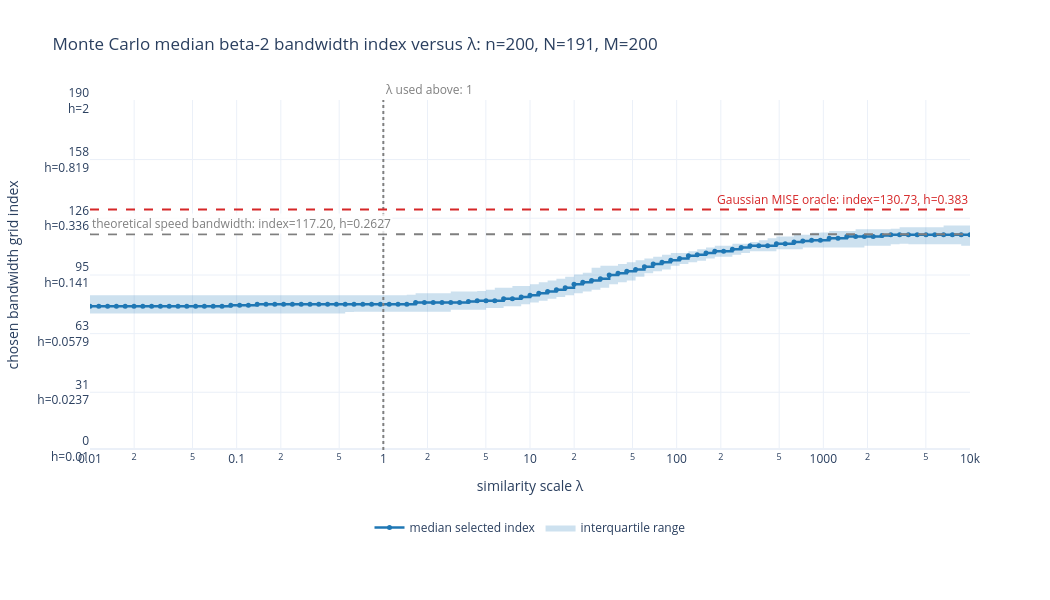

The code cell stored with this chart in its notebook:
### Code cell
stationary_example_mc_oracle_index = float(
    np.interp(
        np.log(stationary_example_oracle_h),
        stationary_example_log_bandwidth_grid,
        stationary_example_index_grid,
    )
)
stationary_example_mc_oracle_paper_y = (
    stationary_example_mc_oracle_index + 0.5
) / stationary_example_N
stationary_example_mc_h_speed_paper_y = (
    stationary_example_h_speed_index + 0.5
) / stationary_example_N
stationary_example_mc_tick_indices = np.unique(
    np.linspace(
        0, stationary_example_N - 1, 7, dtype=int
    )
)
stationary_example_mc_tick_labels = [
    f"{index}<br>h={stationary_example_grid[index]:.3g}"
    for index in stationary_example_mc_tick_indices
]

stationary_example_mc_figure = go.Figure()
stationary_example_mc_figure.add_trace(
    go.Scatter(
        x=stationary_example_lambda_values,
        y=stationary_example_mc_q25_indices,
        customdata=stationary_example_mc_q25_bandwidths,
        mode="lines",
        line=dict(color="rgba(31,119,180,0)", shape="hv"),
        name="25th percentile",
        showlegend=False,
        hovertemplate=(
            "λ=%{x:.6g}"
            "<br>25th-percentile index=%{y:.3g}"
            "<br>corresponding h=%{customdata:.6g}<extra></extra>"
        ),
    )
)
stationary_example_mc_figure.add_trace(
    go.Scatter(
        x=stationary_example_lambda_values,
        y=stationary_example_mc_q75_indices,
        customdata=stationary_example_mc_q75_bandwidths,
        mode="lines",
        line=dict(color="rgba(31,119,180,0)", shape="hv"),
        fill="tonexty",
        fillcolor="rgba(31,119,180,0.22)",
        name="interquartile range",
        hovertemplate=(
            "λ=%{x:.6g}"
            "<br>75th-percentile index=%{y:.3g}"
            "<br>corresponding h=%{customdata:.6g}<extra></extra>"
        ),
    )
)
stationary_example_mc_figure.add_trace(
    go.Scatter(
        x=stationary_example_lambda_values,
        y=stationary_example_mc_median_indices,
        customdata=stationary_example_mc_median_bandwidths,
        mode="lines+markers",
        line=dict(color="#1f77b4", width=2.5, shape="hv"),
        marker=dict(size=5),
        name="median selected index",
        hovertemplate=(
            "λ=%{x:.6g}"
            "<br>median index=%{y:.3g}"
            "<br>corresponding h=%{customdata:.6g}<extra></extra>"
        ),
    )
)
stationary_example_mc_figure.add_vline(
    x=stationary_example_tau,
    line=dict(color="#7f7f7f", width=2, dash="dot"),
)
stationary_example_mc_figure.add_hline(
    y=stationary_example_mc_oracle_index,
    line=dict(color="#d62728", width=2, dash="dash"),
)
stationary_example_mc_figure.add_hline(
    y=stationary_example_h_speed_index,
    line=dict(color="#7f7f7f", width=2, dash="dash"),
)
stationary_example_mc_figure.add_annotation(
    x=stationary_example_lambda_reference_paper_x,
    y=1.0,
    xref="paper",
    yref="paper",
    text=f"λ used above: {stationary_example_tau:g}",
    showarrow=False,
    xanchor="left",
    yanchor="bottom",
    font=dict(color="#7f7f7f"),
)
stationary_example_mc_figure.add_annotation(
    x=1.0,
    y=stationary_example_mc_oracle_paper_y,
    xref="paper",
    yref="paper",
    text=(
        "Gaussian MISE oracle: "
        f"index={stationary_example_mc_oracle_index:.2f}, "
        f"h={stationary_example_oracle_h:.4g}"
    ),
    showarrow=False,
    xanchor="right",
    yanchor="bottom",
    font=dict(color="#d62728"),
)
stationary_example_mc_figure.add_annotation(
    x=0.0,
    y=stationary_example_mc_h_speed_paper_y,
    xref="paper",
    yref="paper",
    text=(
        "theoretical speed bandwidth: "
        f"index={stationary_example_h_speed_index:.2f}, "
        f"h={stationary_example_h_speed:.4g}"
    ),
    showarrow=False,
    xanchor="left",
    yanchor="bottom",
    font=dict(color="#7f7f7f"),
    bgcolor="rgba(255,255,255,0.8)",
)
stationary_example_mc_figure.update_xaxes(
    title_text="similarity scale λ",
    type="log",
    range=[
        stationary_example_log_lambda_min,
        stationary_example_log_lambda_max,
    ],
)
stationary_example_mc_figure.update_yaxes(
    title_text="chosen bandwidth grid index",
    range=[-0.5, stationary_example_N - 0.5],
    tickmode="array",
    tickvals=stationary_example_mc_tick_indices,
    ticktext=stationary_example_mc_tick_labels,
)
stationary_example_mc_figure.update_layout(
    title=(
        "Monte Carlo median beta-2 bandwidth index versus λ: "
        f"n={stationary_example_n}, N={stationary_example_N}, "
        f"M={stationary_example_mc_M}"
    ),
    width=1050,
    height=600,
    template="plotly_white",
    legend=dict(
        orientation="h",
        x=0.5,
        xanchor="center",
        y=-0.18,
        yanchor="top",
    ),
    margin=dict(t=100, b=150),
)
stationary_example_mc_figure.show()

### Figure 1 — Plotly figure (JSON) as saved in the notebook; plotly's stock layout.template omitted (floating-point values rounded to 4 significant figures)
{"data": [{"customdata": [0.07874, 0.07874, 0.07874, 0.07874, 0.07874, 0.07874, 0.07874, 0.07874, 0.07874, 0.07874, 0.07874, 0.07874, 0.07874, 0.07874, 0.07874, 0.07874, 0.07874, 0.07874, 0.07874, 0.07874, 0.07874, 0.07874, 0.07874, 0.07874, 0.07874, 0.07874, 0.07874, 0.07874, 0.07874, 0.0804, 0.08097, 0.08097, 0.08097, 0.08097, 0.08097, 0.08097, 0.08097, 0.08097, 0.08097, 0.08097, 0.08097, 0.08326, 0.08326, 0.08326, 0.08326, 0.08561, 0.08561, 0.08803, 0.08803, 0.09052, 0.09308, 0.09571, 0.09842, 0.1012, 0.1041, 0.107, 0.11, 0.1131, 0.1163, 0.123, 0.1265, 0.1301, 0.1375, 0.1454, 0.1495, 0.1538, 0.1626, 0.1672, 0.1719, 0.1755, 0.1818, 0.1869, 0.1869, 0.1922, 0.1976, 0.2032, 0.2032, 0.2032, 0.209, 0.209, 0.209, 0.2149, 0.2149, 0.2149, 0.2149, 0.2149, 0.2149, 0.2149, 0.2209, 0.2209, 0.2209, 0.2256, 0.2272, 0.2256, 0.2256, 0.2256, 0.2256, 0.2256, 0.2256, 0.2209, 0.2209], "hovertemplate": "λ=%{x:.6g}<br>25th-percentile index=%{y:.3g}<br>corresponding h=%{customdata:.6g}<extra></extra>", "line": {"color": "rgba(31,119,180,0)", "shape": "hv"}, "mode": "lines", "name": "25th percentile", "showlegend": false, "type": "scatter", "x": [0.01, 0.01148, 0.01318, 0.01514, 0.01738, 0.01995, 0.02291, 0.0263, 0.0302, 0.03467, 0.03981, 0.04571, 0.05248, 0.06026, 0.06918, 0.07943, 0.0912, 0.1047, 0.1202, 0.138, 0.1585, 0.182, 0.2089, 0.2399, 0.2754, 0.3162, 0.3631, 0.4169, 0.4786, 0.5495, 0.631, 0.7244, 0.8318, 0.955, 1.096, 1.259, 1.445, 1.66, 1.905, 2.188, 2.512, 2.884, 3.311, 3.802, 4.365, 5.012, 5.754, 6.607, 7.586, 8.71, 10, 11.48, 13.18, 15.14, 17.38, 19.95, 22.91, 26.3, 30.2, 34.67, 39.81, 45.71, 52.48, 60.26, 69.18, 79.43, 91.2, 104.7, 120.2, 138.0, 158.5, 182.0, 208.9, 239.9, 275.4, 316.2, 363.1, 416.9, 478.6, 549.5, 631.0, 724.4, 831.8, 955.0, 1096.0, 1259.0, 1445.0, 1660.0, 1905.0, 2188.0, 2512.0, 2884.0, 3311.0, 3802.0, 4365.0, 5012.0, 5754.0, 6607.0, 7586.0, 8710.0, 10000], "y": [74, 74, 74, 74, 74, 74, 74, 74, 74, 74, 74, 74, 74, 74, 74, 74, 74, 74, 74, 74, 74, 74, 74, 74, 74, 74, 74, 74, 74, 74.75, 75, 75, 75, 75, 75, 75, 75, 75, 75, 75, 75, 76, 76, 76, 76, 77, 77, 78, 78, 79, 80, 81, 82, 83, 84, 85, 86, 87, 88, 90, 91, 92, 94, 96, 97, 98, 100, 101, 102, 102.8, 104, 105, 105, 106, 107, 108, 108, 108, 109, 109, 109, 110, 110, 110, 110, 110, 110, 110, 111, 111, 111, 111.8, 112, 111.8, 111.8, 111.8, 111.8, 111.8, 111.8, 111, 111]}, {"customdata": [0.1041, 0.1041, 0.1041, 0.1041, 0.1041, 0.1041, 0.1041, 0.1041, 0.1041, 0.1041, 0.1041, 0.1041, 0.1041, 0.1041, 0.1041, 0.1041, 0.1041, 0.1041, 0.1041, 0.1041, 0.1041, 0.1041, 0.1041, 0.1041, 0.1041, 0.1041, 0.1041, 0.1041, 0.1041, 0.1041, 0.1041, 0.1041, 0.1041, 0.1041, 0.1041, 0.1041, 0.1048, 0.107, 0.107, 0.107, 0.107, 0.11, 0.11, 0.11, 0.1108, 0.1131, 0.1163, 0.1163, 0.1196, 0.1196, 0.123, 0.1265, 0.1301, 0.1337, 0.1375, 0.1424, 0.1464, 0.1581, 0.1626, 0.1626, 0.1672, 0.1719, 0.1768, 0.1818, 0.1869, 0.1922, 0.1976, 0.1976, 0.2032, 0.209, 0.2149, 0.2209, 0.2209, 0.2272, 0.2272, 0.2336, 0.2402, 0.247, 0.254, 0.254, 0.2612, 0.2612, 0.2686, 0.2705, 0.2762, 0.2762, 0.2762, 0.284, 0.284, 0.284, 0.284, 0.286, 0.292, 0.292, 0.292, 0.292, 0.292, 0.3003, 0.3003, 0.3003, 0.3003], "fill": "tonexty", "fillcolor": "rgba(31,119,180,0.22)", "hovertemplate": "λ=%{x:.6g}<br>75th-percentile index=%{y:.3g}<br>corresponding h=%{customdata:.6g}<extra></extra>", "line": {"color": "rgba(31,119,180,0)", "shape": "hv"}, "mode": "lines", "name": "interquartile range", "type": "scatter", "x": [0.01, 0.01148, 0.01318, 0.01514, 0.01738, 0.01995, 0.02291, 0.0263, 0.0302, 0.03467, 0.03981, 0.04571, 0.05248, 0.06026, 0.06918, 0.07943, 0.0912, 0.1047, 0.1202, 0.138, 0.1585, 0.182, 0.2089, 0.2399, 0.2754, 0.3162, 0.3631, 0.4169, 0.4786, 0.5495, 0.631, 0.7244, 0.8318, 0.955, 1.096, 1.259, 1.445, 1.66, 1.905, 2.188, 2.512, 2.884, 3.311, 3.802, 4.365, 5.012, 5.754, 6.607, 7.586, 8.71, 10, 11.48, 13.18, 15.14, 17.38, 19.95, 22.91, 26.3, 30.2, 34.67, 39.81, 45.71, 52.48, 60.26, 69.18, 79.43, 91.2, 104.7, 120.2, 138.0, 158.5, 182.0, 208.9, 239.9, 275.4, 316.2, 363.1, 416.9, 478.6, 549.5, 631.0, 724.4, 831.8, 955.0, 1096.0, 1259.0, 1445.0, 1660.0, 1905.0, 2188.0, 2512.0, 2884.0, 3311.0, 3802.0, 4365.0, 5012.0, 5754.0, 6607.0, 7586.0, 8710.0, 10000], "y": [84, 84, 84, 84, 84, 84, 84, 84, 84, 84, 84, 84, 84, 84, 84, 84, 84, 84, 84, 84, 84, 84, 84, 84, 84, 84, 84, 84, 84, 84, 84, 84, 84, 84, 84, 84, 84.25, 85, 85, 85, 85, 86, 86, 86, 86.25, 87, 88, 88, 89, 89, 90, 91, 92, 93, 94, 95.25, 96.25, 99, 100, 100, 101, 102, 103, 104, 105, 106, 107, 107, 108, 109, 110, 111, 111, 112, 112, 113, 114, 115, 116, 116, 117, 117, 118, 118.2, 119, 119, 119, 120, 120, 120, 120, 120.2, 121, 121, 121, 121, 121, 122, 122, 122, 122]}, {"customdata": [0.08803, 0.08803, 0.08803, 0.08803, 0.08803, 0.08803, 0.08803, 0.08803, 0.08803, 0.08803, 0.08803, 0.08803, 0.08803, 0.08803, 0.08803, 0.08803, 0.08927, 0.08927, 0.08927, 0.09052, 0.09052, 0.09052, 0.09052, 0.09052, 0.09052, 0.09052, 0.09052, 0.09052, 0.09052, 0.09052, 0.09052, 0.09052, 0.09052, 0.09052, 0.09052, 0.09052, 0.09052, 0.09308, 0.09308, 0.09308, 0.09308, 0.09308, 0.09308, 0.09439, 0.09571, 0.09571, 0.09571, 0.09842, 0.09842, 0.1012, 0.1041, 0.107, 0.11, 0.1131, 0.1163, 0.123, 0.1265, 0.1301, 0.1337, 0.1414, 0.1454, 0.1495, 0.1538, 0.1603, 0.1672, 0.1719, 0.1768, 0.1818, 0.1895, 0.1922, 0.1976, 0.2032, 0.2032, 0.209, 0.2149, 0.2209, 0.2209, 0.2209, 0.2272, 0.2272, 0.2336, 0.2369, 0.2402, 0.2402, 0.247, 0.247, 0.254, 0.254, 0.254, 0.254, 0.2576, 0.2612, 0.2612, 0.2612, 0.2612, 0.2612, 0.2612, 0.2612, 0.2612, 0.2612, 0.2612], "hovertemplate": "λ=%{x:.6g}<br>median index=%{y:.3g}<br>corresponding h=%{customdata:.6g}<extra></extra>", "line": {"color": "#1f77b4", "shape": "hv", "width": 2.5}, "marker": {"size": 5}, "mode": "lines+markers", "name": "median selected index", "type": "scatter", "x": [0.01, 0.01148, 0.01318, 0.01514, 0.01738, 0.01995, 0.02291, 0.0263, 0.0302, 0.03467, 0.03981, 0.04571, 0.05248, 0.06026, 0.06918, 0.07943, 0.0912, 0.1047, 0.1202, 0.138, 0.1585, 0.182, 0.2089, 0.2399, 0.2754, 0.3162, 0.3631, 0.4169, 0.4786, 0.5495, 0.631, 0.7244, 0.8318, 0.955, 1.096, 1.259, 1.445, 1.66, 1.905, 2.188, 2.512, 2.884, 3.311, 3.802, 4.365, 5.012, 5.754, 6.607, 7.586, 8.71, 10, 11.48, 13.18, 15.14, 17.38, 19.95, 22.91, 26.3, 30.2, 34.67, 39.81, 45.71, 52.48, 60.26, 69.18, 79.43, 91.2, 104.7, 120.2, 138.0, 158.5, 182.0, 208.9, 239.9, 275.4, 316.2, 363.1, 416.9, 478.6, 549.5, 631.0, 724.4, 831.8, 955.0, 1096.0, 1259.0, 1445.0, 1660.0, 1905.0, 2188.0, 2512.0, 2884.0, 3311.0, 3802.0, 4365.0, 5012.0, 5754.0, 6607.0, 7586.0, 8710.0, 10000], "y": [78, 78, 78, 78, 78, 78, 78, 78, 78, 78, 78, 78, 78, 78, 78, 78, 78.5, 78.5, 78.5, 79, 79, 79, 79, 79, 79, 79, 79, 79, 79, 79, 79, 79, 79, 79, 79, 79, 79, 80, 80, 80, 80, 80, 80, 80.5, 81, 81, 81, 82, 82, 83, 84, 85, 86, 87, 88, 90, 91, 92, 93, 95, 96, 97, 98, 99.5, 101, 102, 103, 104, 105.5, 106, 107, 108, 108, 109, 110, 111, 111, 111, 112, 112, 113, 113.5, 114, 114, 115, 115, 116, 116, 116, 116, 116.5, 117, 117, 117, 117, 117, 117, 117, 117, 117, 117]}], "layout": {"annotations": [{"font": {"color": "#7f7f7f"}, "showarrow": false, "text": "λ used above: 1", "x": 0.3333, "xanchor": "left", "xref": "paper", "y": 1, "yanchor": "bottom", "yref": "paper"}, {"font": {"color": "#d62728"}, "showarrow": false, "text": "Gaussian MISE oracle: index=130.73, h=0.383", "x": 1, "xanchor": "right", "xref": "paper", "y": 0.6871, "yanchor": "bottom", "yref": "paper"}, {"bgcolor": "rgba(255,255,255,0.8)", "font": {"color": "#7f7f7f"}, "showarrow": false, "text": "theoretical speed bandwidth: index=117.20, h=0.2627", "x": 0, "xanchor": "left", "xref": "paper", "y": 0.6162, "yanchor": "bottom", "yref": "paper"}], "height": 600, "legend": {"orientation": "h", "x": 0.5, "xanchor": "center", "y": -0.18, "yanchor": "top"}, "margin": {"b": 150, "t": 100}, "shapes": [{"line": {"color": "#7f7f7f", "dash": "dot", "width": 2}, "type": "line", "x0": 1, "x1": 1, "xref": "x", "y0": 0, "y1": 1, "yref": "y domain"}, {"line": {"color": "#d62728", "dash": "dash", "width": 2}, "type": "line", "x0": 0, "x1": 1, "xref": "x domain", "y0": 130.7, "y1": 130.7, "yref": "y"}, {"line": {"color": "#7f7f7f", "dash": "dash", "width": 2}, "type": "line", "x0": 0, "x1": 1, "xref": "x domain", "y0": 117.2, "y1": 117.2, "yref": "y"}], "title": {"text": "Monte Carlo median beta-2 bandwidth index versus λ: n=200, N=191, M=200"}, "width": 1050, "xaxis": {"range": [-2, 4], "title": {"text": "similarity scale λ"}, "type": "log"}, "yaxis": {"range": [-0.5, 190.5], "tickmode": "array", "ticktext": ["0<br>h=0.01", "31<br>h=0.0237", "63<br>h=0.0579", "95<br>h=0.141", "126<br>h=0.336", "158<br>h=0.819", "190<br>h=2"], "tickvals": [0, 31, 63, 95, 126, 158, 190], "title": {"text": "chosen bandwidth grid index"}}}}
